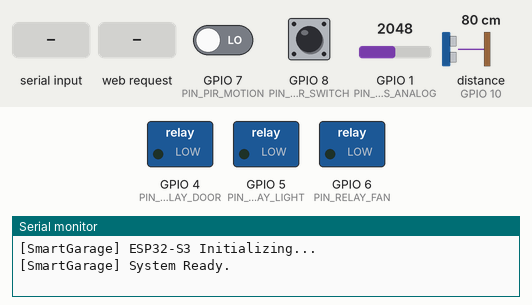
Simulated run of this sketch. Board: ESP32-S3. On the bench: switched loads named in the sketch (green lamp = pin HIGH), the last lines printed to the serial monitor. Inputs (shaded band) come from the test bench; at power-on: distance to the obstacle (sensor on GPIO 10) 80 cm, GPIO 8 (PIN_DOOR_SWITCH) HIGH, GPIO 1 (PIN_GAS_ANALOG) = 2048, GPIO 7 (PIN_PIR_MOTION) LOW. The echo pulse lasts 58.3 µs per cm; WiFi joins after 1.5 s; servers stay silent unless stated; uploads are accepted with an empty reply; nothing arrives over Bluetooth unless stated; pins used as bus, display or sensor lines are not drawn.

Above: at 2.2 s.
2.3 s: "LIGHT_ON\n" received over Serial
At 3.5 s:
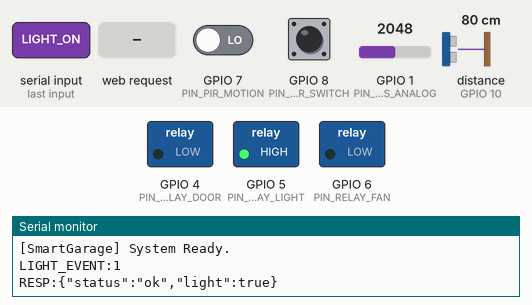
3.8 s: distance to the obstacle (sensor on GPIO 10) set to 2 cm
21.5 s: HTTP request GET /api/ble/scan received
23.0 s: GPIO 8 (PIN_DOOR_SWITCH) pulled LOW for 3.2 s
27.7 s: "DOOR_OPEN\n" received over Serial
Timing chart, 0 to 30.2 s (numbered marks = the images above; inputs shaded):
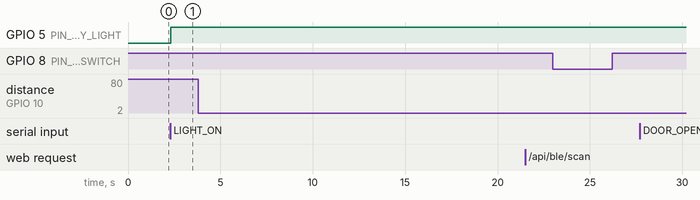

The sketch:

smart_garage_esp32.ino
```cpp
/*
 * Smart Garage Infrastructure — ESP32 / ESP32-S3 Firmware
 * Hardware controller for Gate/Door Relay, Lighting, Fan, and Sensors.
 * Supports dual-channel communication: Wi-Fi HTTP API + USB Serial.
 */

#include <Arduino.h>
#include <WiFi.h>
#include <WebServer.h>
#include <HTTPClient.h>
#include <ArduinoJson.h>
#include <BLEDevice.h>
#include <BLEUtils.h>
#include <BLEScan.h>
#include <BLEAdvertisedDevice.h>

// --- Wi-Fi Credentials (Placeholders: configure locally or in credentials.h) ---
const char* WIFI_SSID = "YOUR_WIFI_SSID";
const char* WIFI_PASSWORD = "YOUR_WIFI_PASSWORD";

// --- Smart Garage Backend Server ---
const char* SERVER_TELEMETRY_URL = "http://192.168.100.198:5000/api/esp32/telemetry";

// --- Pin Definitions (Compatible with ESP32-S3 and standard ESP32) ---
#if CONFIG_IDF_TARGET_ESP32S3
#define PIN_RELAY_DOOR   4   // Garage Door Relay (Pulse/Trigger)
#define PIN_RELAY_LIGHT  5   // Garage Lighting Relay
#define PIN_RELAY_FAN    6   // Exhaust Fan Relay
#define PIN_PIR_MOTION   7   // PIR Motion Sensor Input
#define PIN_DOOR_SWITCH  8   // Reed magnetic switch (Door Closed sensor)
#define PIN_TRIG         9   // Ultrasonic HC-SR04 Trig
#define PIN_ECHO         10  // Ultrasonic HC-SR04 Echo
#define PIN_GAS_ANALOG   1   // MQ Gas/Smoke Sensor Analog Input (ADC1)
#else
#define PIN_RELAY_DOOR   25  // Garage Door Relay (Pulse/Trigger)
#define PIN_RELAY_LIGHT  26  // Garage Lighting Relay
#define PIN_RELAY_FAN    27  // Exhaust Fan Relay
#define PIN_PIR_MOTION   14  // PIR Motion Sensor Input
#define PIN_DOOR_SWITCH  33  // Reed magnetic switch (Door Closed sensor)
#define PIN_TRIG         12  // Ultrasonic HC-SR04 Trig
#define PIN_ECHO         13  // Ultrasonic HC-SR04 Echo
#define PIN_GAS_ANALOG   34  // MQ Gas/Smoke Sensor Analog Input
#endif

WebServer server(80);

// --- Device State ---
bool lightState = false;
bool fanState = false;
String doorState = "closed";
float temperature = 21.5;
float humidity = 48.0;
int distanceCm = 240;
bool carPresent = false;
bool motionDetected = false;
int gasLevel = 35;

unsigned long lastTelemetryTime = 0;
const unsigned long TELEMETRY_INTERVAL = 5000; // Telemetry push every 5 sec
unsigned long lastWifiCheckTime = 0;

// Measure distance via Ultrasonic HC-SR04
int readDistance() {
  digitalWrite(PIN_TRIG, LOW);
  delayMicroseconds(2);
  digitalWrite(PIN_TRIG, HIGH);
  delayMicroseconds(10);
  digitalWrite(PIN_TRIG, LOW);
  long duration = pulseIn(PIN_ECHO, HIGH, 30000);
  if (duration == 0) return 250;
  return duration * 0.034 / 2;
}

void readSensors() {
  distanceCm = readDistance();
  carPresent = (distanceCm > 10 && distanceCm < 180);
  motionDetected = (digitalRead(PIN_PIR_MOTION) == HIGH);
  int doorSwitch = digitalRead(PIN_DOOR_SWITCH);
  doorState = (doorSwitch == LOW) ? "closed" : "open";
  gasLevel = analogRead(PIN_GAS_ANALOG);
}

String buildTelemetryJson() {
  JsonDocument doc;
  doc["door"] = doorState;
  doc["light"] = lightState;
  doc["fan"] = fanState;
  doc["temperature"] = temperature;
  doc["humidity"] = humidity;
  doc["distance_cm"] = distanceCm;
  doc["car_present"] = carPresent;
  doc["motion_detected"] = motionDetected;
  doc["gas_ppm"] = gasLevel;
  doc["online"] = true;
  doc["wifi_ip"] = (WiFi.status() == WL_CONNECTED) ? WiFi.localIP().toString() : "offline";

  String jsonBody;
  serializeJson(doc, jsonBody);
  return jsonBody;
}

void sendTelemetryToServer() {
  String jsonBody = buildTelemetryJson();

  // Output to USB Serial
  Serial.print("TELEMETRY:");
  Serial.println(jsonBody);

  // Send over Wi-Fi HTTP if connected
  if (WiFi.status() == WL_CONNECTED) {
    HTTPClient http;
    http.begin(SERVER_TELEMETRY_URL);
    http.addHeader("Content-Type", "application/json");
    http.setTimeout(1500);
    http.POST(jsonBody);
    http.end();
  }
}

void handleTelemetry() {
  readSensors();
  String response = buildTelemetryJson();
  server.send(200, "application/json", response);
}

// --- BLE Scanner ---
BLEScan* pBLEScan = nullptr;

void initBLE() {
  if (pBLEScan == nullptr) {
    BLEDevice::init("SmartGarage-ESP32");
    pBLEScan = BLEDevice::getScan();
    pBLEScan->setActiveScan(true);
    pBLEScan->setInterval(100);
    pBLEScan->setWindow(99);
  }
}

String runBLEScan(int scanDurationSeconds = 4) {
  initBLE();
  Serial.print("[BLE] Scanning airwaves for ");
  Serial.print(scanDurationSeconds);
  Serial.println("s...");

  BLEScanResults* foundDevices = pBLEScan->start(scanDurationSeconds, false);

  JsonDocument doc;
  doc["status"] = "ok";
  doc["source"] = "esp32";
  doc["count"] = foundDevices->getCount();
  JsonArray array = doc["devices"].to<JsonArray>();

  for (int i = 0; i < foundDevices->getCount(); i++) {
    BLEAdvertisedDevice dev = foundDevices->getDevice(i);
    JsonObject obj = array.add<JsonObject>();
    obj["address"] = dev.getAddress().toString().c_str();
    obj["name"] = dev.getName().empty() ? "Unknown" : dev.getName().c_str();
    obj["rssi"] = dev.getRSSI();
    if (dev.haveServiceUUID()) {
      obj["service_uuid"] = dev.getServiceUUID().toString().c_str();
    }
  }

  pBLEScan->clearResults();

  String output;
  serializeJson(doc, output);
  return output;
}

void handleBleScan() {
  String response = runBLEScan(4);
  server.send(200, "application/json", response);
}


void triggerDoorPulse(const String& targetState) {
  // Gate drive uninstalled / disabled: do not pulse relay pin
  Serial.println("WARN: Door relay disabled - drive not installed");
}

void handleDoorOpen() {
  server.send(400, "application/json", "{\"status\":\"error\",\"error\":\"Door drive not installed\",\"door\":\"unknown\"}");
}

void handleDoorClose() {
  server.send(400, "application/json", "{\"status\":\"error\",\"error\":\"Door drive not installed\",\"door\":\"unknown\"}");
}

void handleLightOn() {
  lightState = true;
  digitalWrite(PIN_RELAY_LIGHT, HIGH);
  Serial.println("LIGHT_EVENT:1");
  server.send(200, "application/json", "{\"status\":\"ok\",\"light\":true}");
}

void handleLightOff() {
  lightState = false;
  digitalWrite(PIN_RELAY_LIGHT, LOW);
  Serial.println("LIGHT_EVENT:0");
  server.send(200, "application/json", "{\"status\":\"ok\",\"light\":false}");
}

void handleFanOn() {
  fanState = true;
  digitalWrite(PIN_RELAY_FAN, HIGH);
  Serial.println("FAN_EVENT:1");
  server.send(200, "application/json", "{\"status\":\"ok\",\"fan\":true}");
}

void handleFanOff() {
  fanState = false;
  digitalWrite(PIN_RELAY_FAN, LOW);
  Serial.println("FAN_EVENT:0");
  server.send(200, "application/json", "{\"status\":\"ok\",\"fan\":false}");
}

void processSerialCommand(String cmd) {
  cmd.trim();
  if (cmd.length() == 0) return;

  if (cmd.equalsIgnoreCase("DOOR_OPEN") || cmd.equalsIgnoreCase("CMD:DOOR_OPEN") || cmd == "{\"command\":\"door_open\"}") {
    triggerDoorPulse("open");
    Serial.println("RESP:{\"status\":\"ok\",\"door\":\"open\"}");
  } else if (cmd.equalsIgnoreCase("DOOR_CLOSE") || cmd.equalsIgnoreCase("CMD:DOOR_CLOSE") || cmd == "{\"command\":\"door_close\"}") {
    triggerDoorPulse("closed");
    Serial.println("RESP:{\"status\":\"ok\",\"door\":\"closed\"}");
  } else if (cmd.equalsIgnoreCase("LIGHT_ON") || cmd.equalsIgnoreCase("CMD:LIGHT_ON") || cmd == "{\"command\":\"light_on\"}") {
    handleLightOn();
    Serial.println("RESP:{\"status\":\"ok\",\"light\":true}");
  } else if (cmd.equalsIgnoreCase("LIGHT_OFF") || cmd.equalsIgnoreCase("CMD:LIGHT_OFF") || cmd == "{\"command\":\"light_off\"}") {
    handleLightOff();
    Serial.println("RESP:{\"status\":\"ok\",\"light\":false}");
  } else if (cmd.equalsIgnoreCase("FAN_ON") || cmd.equalsIgnoreCase("CMD:FAN_ON") || cmd == "{\"command\":\"fan_on\"}") {
    handleFanOn();
    Serial.println("RESP:{\"status\":\"ok\",\"fan\":true}");
  } else if (cmd.equalsIgnoreCase("FAN_OFF") || cmd.equalsIgnoreCase("CMD:FAN_OFF") || cmd == "{\"command\":\"fan_off\"}") {
    handleFanOff();
    Serial.println("RESP:{\"status\":\"ok\",\"fan\":false}");
  } else if (cmd.equalsIgnoreCase("GET_TELEMETRY") || cmd.equalsIgnoreCase("CMD:GET_TELEMETRY") || cmd == "{\"command\":\"get_telemetry\"}") {
    readSensors();
    Serial.println("RESP:" + buildTelemetryJson());
  } else if (cmd.equalsIgnoreCase("SCAN_BLE") || cmd.equalsIgnoreCase("CMD:SCAN_BLE") || cmd == "{\"command\":\"scan_ble\"}") {
    String scanJson = runBLEScan(4);
    Serial.println("RESP:" + scanJson);
  } else if (cmd.equalsIgnoreCase("PING")) {
    Serial.println("PONG");
  }
}

void checkWifiConnection() {
  if (WiFi.status() != WL_CONNECTED) {
    WiFi.disconnect();
    WiFi.begin(WIFI_SSID, WIFI_PASSWORD);
  }
}

void setup() {
  Serial.begin(115200);
  delay(1000);
  Serial.println("\n[SmartGarage] ESP32-S3 Initializing...");

  pinMode(PIN_RELAY_DOOR, OUTPUT);
  pinMode(PIN_RELAY_LIGHT, OUTPUT);
  pinMode(PIN_RELAY_FAN, OUTPUT);
  pinMode(PIN_PIR_MOTION, INPUT);
  pinMode(PIN_DOOR_SWITCH, INPUT_PULLUP);
  pinMode(PIN_TRIG, OUTPUT);
  pinMode(PIN_ECHO, INPUT);

  digitalWrite(PIN_RELAY_DOOR, LOW);
  digitalWrite(PIN_RELAY_LIGHT, LOW);
  digitalWrite(PIN_RELAY_FAN, LOW);

  WiFi.mode(WIFI_STA);
  WiFi.begin(WIFI_SSID, WIFI_PASSWORD);

  server.on("/api/telemetry", HTTP_GET, handleTelemetry);
  server.on("/api/ble/scan", HTTP_GET, handleBleScan);
  server.on("/api/ble/scan", HTTP_POST, handleBleScan);
  server.on("/api/door/open", HTTP_POST, handleDoorOpen);
  server.on("/api/door/close", HTTP_POST, handleDoorClose);
  server.on("/api/light/on", HTTP_POST, handleLightOn);
  server.on("/api/light/off", HTTP_POST, handleLightOff);
  server.on("/api/fan/on", HTTP_POST, handleFanOn);
  server.on("/api/fan/off", HTTP_POST, handleFanOff);


  server.begin();
  Serial.println("[SmartGarage] System Ready.");
}

void loop() {
  server.handleClient();

  // Handle incoming Serial commands from USB
  while (Serial.available() > 0) {
    String input = Serial.readStringUntil('\n');
    processSerialCommand(input);
  }

  // Periodic Telemetry
  if (millis() - lastTelemetryTime > TELEMETRY_INTERVAL) {
    lastTelemetryTime = millis();
    readSensors();
    sendTelemetryToServer();
  }

  // Check Wi-Fi every 30 seconds
  if (millis() - lastWifiCheckTime > 30000) {
    lastWifiCheckTime = millis();
    checkWifiConnection();
  }
}
```

Measured:
- after the input at 2.3 s, GPIO 5 (PIN_RELAY_LIGHT): LOW → HIGH at once
